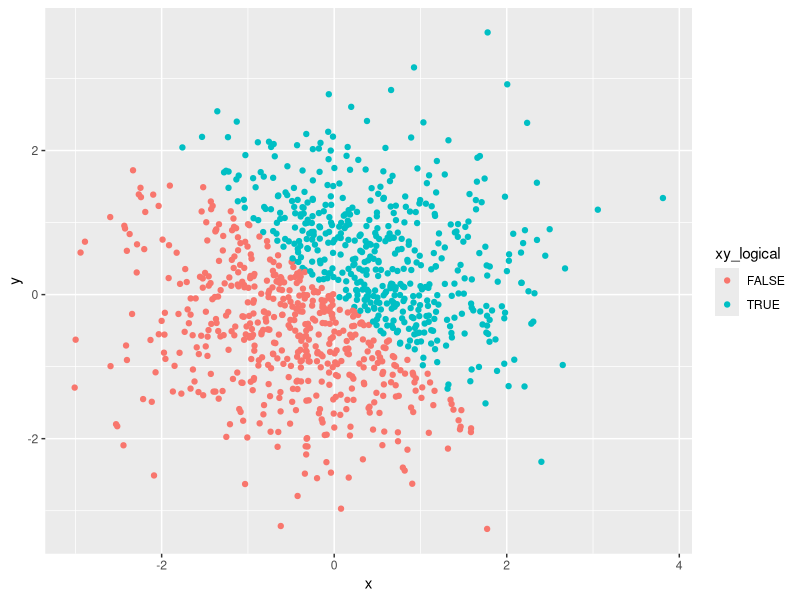
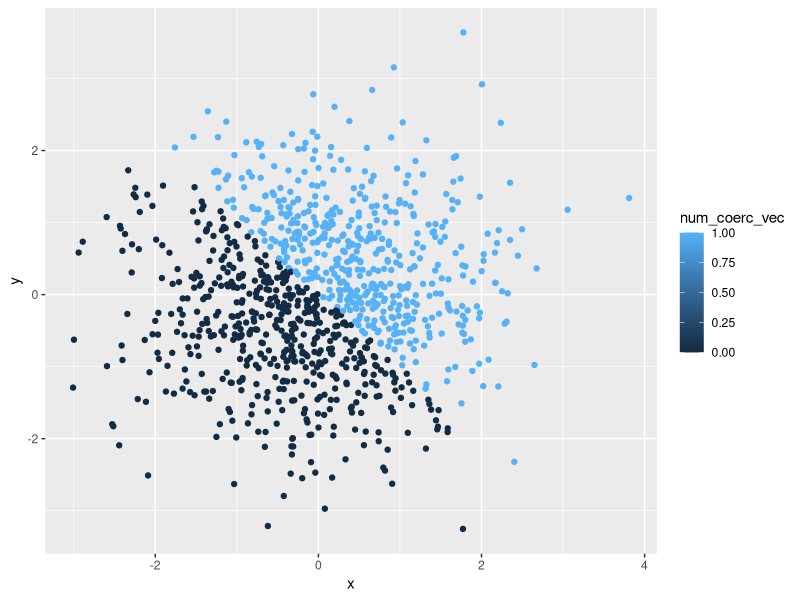
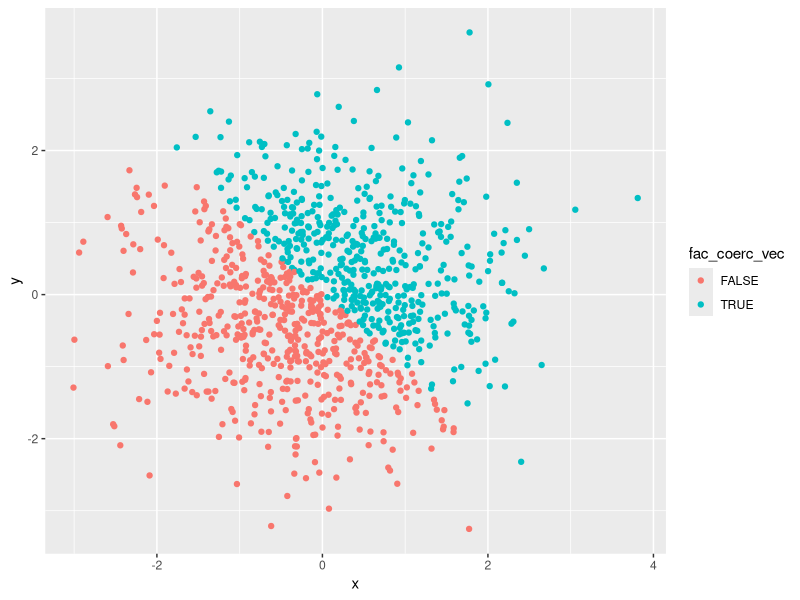
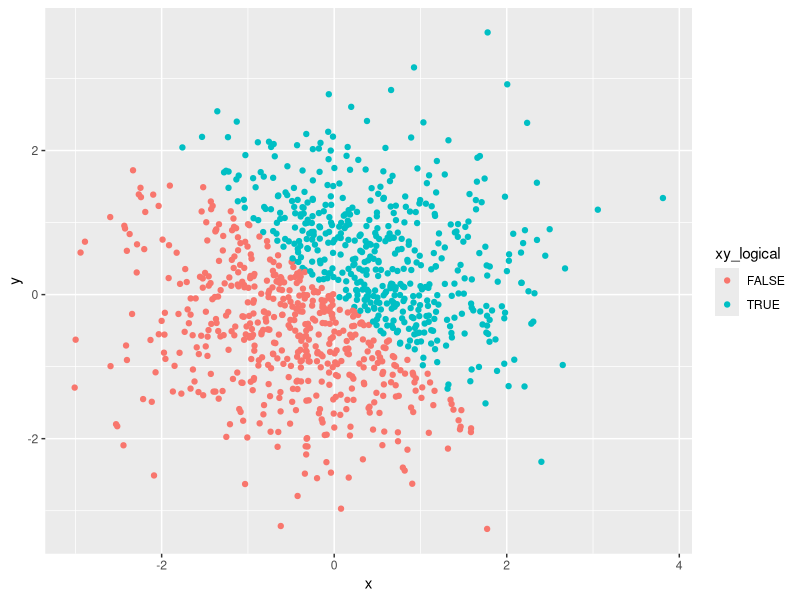

The R script that drew these images, in order:
## ---- chunk 1
library(tidyverse)
## ---- chunk 2
# Setting seed for reproducibility:
set.seed(1)

prob1_df = tibble(unif_samp = runif(n = 10, min = 0, max = 5), 
                  vec_logical = unif_samp > 2, 
                  vec_char = c("This", "is", "my", "first", "homework", 
                               "using", "R", "for", "data", "science"), 
                  vec_factor = factor(c("bad", "bad", "good", "mediocre", 
                                        "bad", "mediocre", "good", "bad", 
                                        "mediocre", "good"))
                  )


## ---- chunk 3

# Setting seed for reproducibility:
set.seed(1)

prob2_df = tibble(x = rnorm(1000), 
                  y = rnorm(1000), 
                  xy_logical = x + y > 0, 
                  num_coerc_vec = as.numeric(xy_logical), 
                  fac_coerc_vec = as.factor(xy_logical)
                  )
## ---- chunk 4
ggplot(prob2_df, aes(x = x, y = y, color = xy_logical)) + geom_point()

# Exporting this scatterplot using ggsave
ggsave("scatterplot_xy_logical.pdf")
## ---- chunk 5
ggplot(prob2_df, aes(x = x, y = y, color = num_coerc_vec)) + geom_point()

## ---- chunk 6
ggplot(prob2_df, aes(x = x, y = y, color = fac_coerc_vec)) + geom_point()
